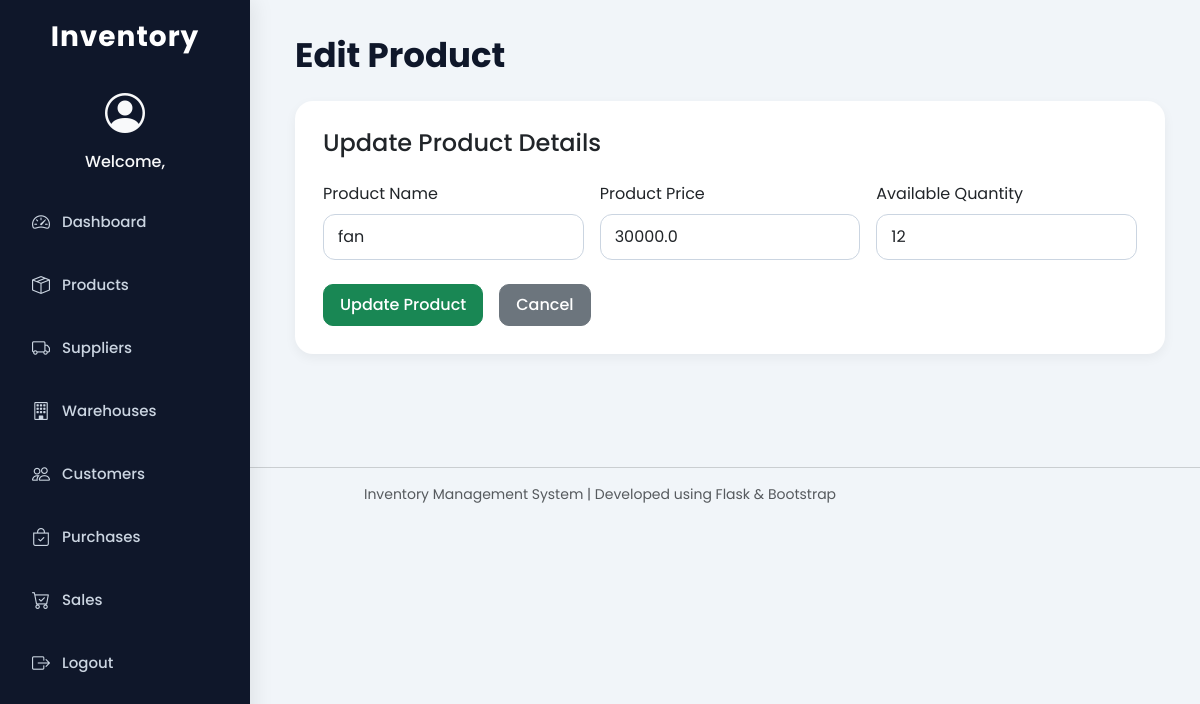
Screenshot of /edit_product/1 with the database file from the repository.
### tables this page shows
CREATE TABLE products (
    id INTEGER PRIMARY KEY AUTOINCREMENT,
    name TEXT,
    price REAL,
    qty INTEGER,
    supplier_id INTEGER,
    warehouse_id INTEGER,
    FOREIGN KEY (supplier_id) REFERENCES suppliers(id),
    FOREIGN KEY (warehouse_id) REFERENCES warehouses(id)
);

### app.py (the view, shortened to what this page needs)
@app.route("/edit_product/<int:id>", methods=["GET","POST"])
def edit_product(id):
    con = get_db()
    cur = con.cursor()
    cur.execute("SELECT * FROM products WHERE id=?", (id,))
    product = cur.fetchone()
    con.close()
    return render_template("edit_product.html", product=product)

### app.py (called while the page is built)
def get_db():
    return sqlite3.connect("database.db")

### templates/edit_product.html
{% extends "base.html" %}
{% block content %}
<h1 class="page-title">Edit Product</h1>
<div class="form-section">
    <h4 class="mb-4">
        Update Product Details
    </h4>
    <form method="POST">
        <div class="row g-3">
            <div class="col-md-4">
                <label class="form-label">
                    Product Name
                </label>
                <input type="text"
                       name="name"
                       class="form-control"
                       value="{{product[1]}}"
                       required>
            </div>
            <div class="col-md-4">
                <label class="form-label">
                    Product Price
                </label>
                <input type="number"
                       name="price"
                       class="form-control"
                       value="{{product[2]}}"
                       required>
            </div>
            <div class="col-md-4">
                <label class="form-label">
                    Available Quantity
                </label>
                <input type="number"
                       name="qty"
                       class="form-control"
                       value="{{product[3]}}"
                       required>
            </div>
        </div>
        <div class="mt-4 d-flex gap-3">
            <button class="btn btn-success">
                Update Product
            </button>
            <a href="/products"
               class="btn btn-secondary">
                Cancel
            </a>
        </div>
    </form>
</div>
{% endblock %}

### templates/base.html (style rules this page uses)
* { margin:0; padding:0; box-sizing:border-box; font-family:'Poppins', sans-serif; }
body { background:#f1f5f9; overflow-x:hidden; }
.page-title { font-size:34px; font-weight:700; margin-bottom:25px; color:#0f172a; }
.form-section { background:white; padding:28px; border-radius:18px; box-shadow:0 4px 12px rgba(0,0,0,0.05); margin-bottom:30px; }
.form-control, .form-select { border-radius:12px; padding:10px 14px; border:1px solid #cbd5e1; box-shadow:none; }
.btn { border-radius:10px; padding:8px 16px; font-weight:500; }

### rows the page displays
products: name "fan", price "30000.0", qty "12"
